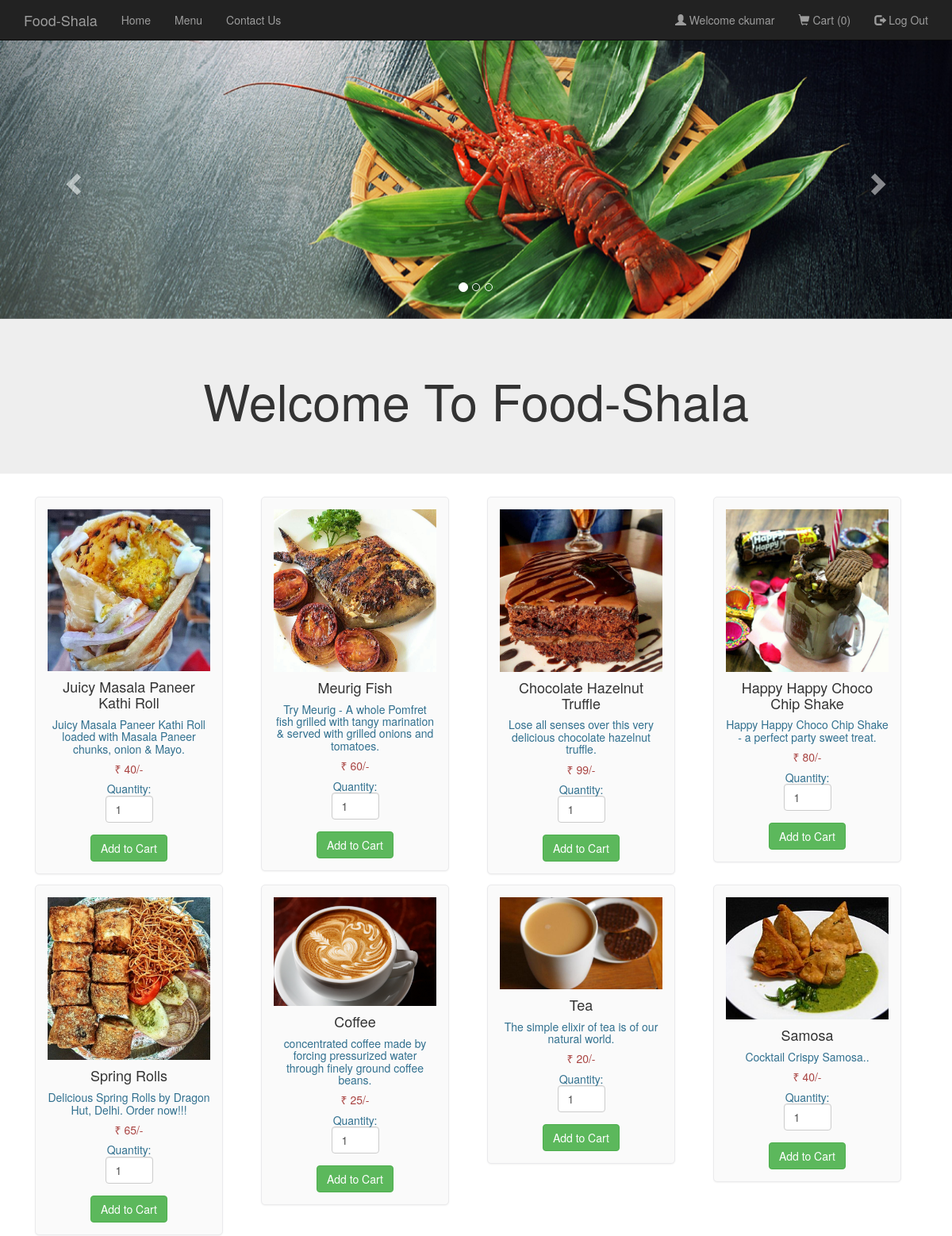
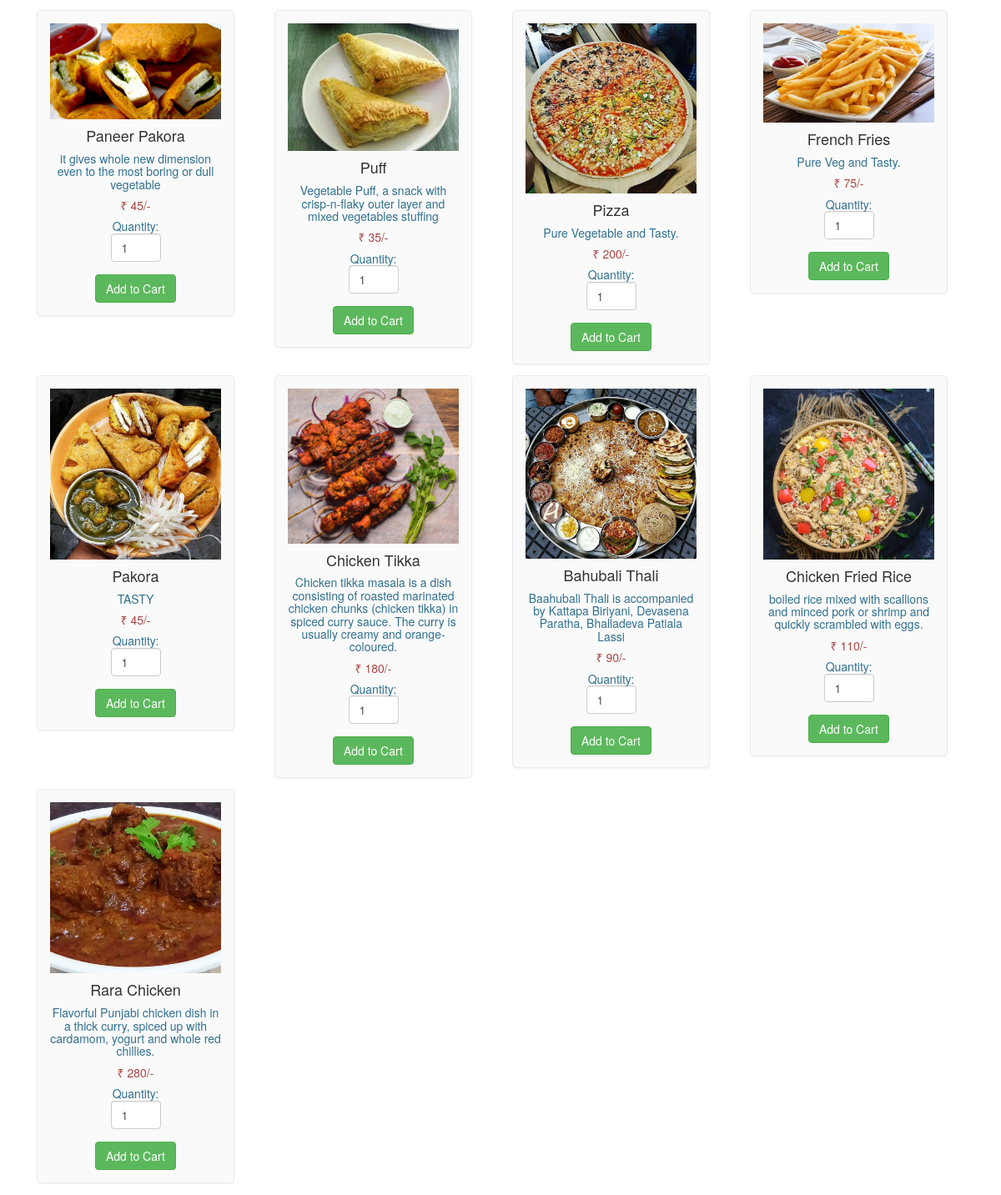
Screenshot of /foodlist.php (signed in) with the database file from the repository (2 pictures, top to bottom).
### tables this page shows
CREATE TABLE `food` (
  `F_ID` int(30) NOT NULL,
  `name` varchar(30) NOT NULL,
  `category` varchar(40) NOT NULL,
  `price` int(30) NOT NULL,
  `description` varchar(200) NOT NULL,
  `R_ID` int(30) NOT NULL,
  `images_path` varchar(200) NOT NULL,
  `options` varchar(10) NOT NULL DEFAULT 'ENABLE'
);

### foodlist.php (the view, shortened to what this page needs)
<html>
  <head>
  </head>
  <link rel="stylesheet" type = "text/css" href ="css/foodlist.css">
  <link rel="stylesheet" href="https://cdn.jsdelivr.net/npm/@fortawesome/fontawesome-free@5.15.3/css/fontawesome.min.css">
  <link rel="stylesheet" href="https://maxcdn.bootstrapcdn.com/bootstrap/3.4.0/css/bootstrap.min.css">
  <body>
    <nav class="navbar navbar-inverse navbar-fixed-top navigation-clean-search" role="navigation">
      <div class="container">
        <div class="navbar-header">
          <a class="navbar-brand" href="index.php">Food-Shala</a>
        </div>
        <div class="collapse navbar-collapse " id="myNavbar">
          <ul class="nav navbar-nav">
            <li><a href="index.php">Home</a></li>
            <li><a href="foodlist.php">Menu</a></li>
            <li><a href="contactus.php">Contact Us</a></li>
          </ul>
          <?php
if(isset($_SESSION['login_user1'])){
?>
          <ul class="nav navbar-nav navbar-right">
            <li><a href="#"><span class="glyphicon glyphicon-user"></span> Welcome <?php echo $_SESSION['login_user1']; ?> </a></li>
            <li><a href="myrestaurant.php">MANAGER CONTROL PANEL</a></li>
            <li><a href="logout_m.php"><span class="glyphicon glyphicon-log-out"></span> Log Out </a></li>
          </ul>
<?php
}
else if (isset($_SESSION['login_user2'])) {
  ?>
           <ul class="nav navbar-nav navbar-right">
            <li><a href="#"><span class="glyphicon glyphicon-user"></span> Welcome <?php echo $_SESSION['login_user2']; ?> </a></li>
            <li><a href="cart.php"><span class="glyphicon glyphicon-shopping-cart"></span> Cart
              (<?php
              if(isset($_SESSION["cart"])){
              $count = count($_SESSION["cart"]);
              echo "$count";
            }
              else
                echo "0";
              ?>)
             </a></li>
            <li><a href="logout_u.php"><span class="glyphicon glyphicon-log-out"></span> Log Out </a></li>
          </ul>
<?php
}
?>
        </div>
      </div>
    </nav>
    <div id="myCarousel" class="carousel slide" data-ride="carousel">
    <ol class="carousel-indicators">
      <li data-target="#myCarousel" data-slide-to="0" class="active"></li>
      <li data-target="#myCarousel" data-slide-to="1"></li>
      <li data-target="#myCarousel" data-slide-to="2"></li>
    </ol>
    <div class="carousel-inner">
      <div class="item active">
      <img src="images/slide002.jpg" style="width:100%;">
      <div class="carousel-caption">
      </div>
      </div>
    </div>
   <a class="left carousel-control" href="#myCarousel" data-slide="prev">
      <span class="glyphicon glyphicon-chevron-left"></span>
    </a>
    <a class="right carousel-control" href="#myCarousel" data-slide="next">
      <span class="glyphicon glyphicon-chevron-right"></span>
    </a>
    </div>
<div class="jumbotron">
  <div class="container text-center">
    <h1>Welcome To Food-Shala</h1>
  </div>
</div>
<div class="container" style="width:95%;">
<?php
$conn = Connect();
$sql = "SELECT * FROM FOOD WHERE options = 'ENABLE' ORDER BY F_ID";
$result = mysqli_query($conn, $sql);
if (mysqli_num_rows($result) > 0)
{
  $count=0;
  while($row = mysqli_fetch_assoc($result)){
    if ($count == 0)
      echo "<div class='row'>";
?>
<div class="col-md-3">
<form method="post" action="cart.php?action=add&id=<?php echo $row["F_ID"]; ?>">
<div class="mypanel" align="center";>
<img src="<?php echo $row["images_path"]; ?>" class="img-responsive">
<h4 class="text-dark"><?php echo $row["name"]; ?></h4>
<h5 class="text-info"><?php echo $row["description"]; ?></h5>
<h5 class="text-danger">&#8377; <?php echo $row["price"]; ?>/-</h5>
<h5 class="text-info">Quantity: <input type="number" min="1" max="25" name="quantity" class="form-control" value="1" style="width: 60px;"> </h5>
<input type="submit" name="add" style="margin-top:5px;" class="btn btn-success" value="Add to Cart">
</div>
</form>
</div>
<?php
$count++;
if($count==4)
{
  echo "</div>";
  $count=0;
}
}
?>
</div>
</div>
  <?php
}
?>
</body>
</html>

### css/foodlist.css (style rules this page uses)
body,html { height: 100%; }
body { padding-top: 50px; background-image: url('bgimg1.jpg'); background-repeat: repeat; background-size: cover; background-position: center; }
.mypanel { border: 1px solid #eaeaec; margin: -1px 19px 3px -1px; box-shadow: 0 1px 2px rgba(0,0,0,0.05); background-color: #FAFAFA; padding:15px; border-radius: 5px; }
input { border: 5px solid white; }

### rows the page displays
food: images_path (picture), name "Juicy Masala Paneer Kathi Roll", description "Juicy Masala Paneer Kathi Roll loaded with Masala Paneer chunks, onion & Mayo.", price "40"
food: images_path (picture), name "Meurig Fish", description "Try Meurig - A whole Pomfret fish grilled with tangy marination & served with grilled onions and tomatoes.", price "60"
food: images_path (picture), name "Chocolate Hazelnut Truffle", description "Lose all senses over this very delicious chocolate hazelnut truffle.", price "99"
food: images_path (picture), name "Happy Happy Choco Chip Shake", description "Happy Happy Choco Chip Shake - a perfect party sweet treat.", price "80"
food: images_path (picture), name "Spring Rolls", description "Delicious Spring Rolls by Dragon Hut, Delhi. Order now!!!", price "65"
food: images_path (picture), name "Coffee", description "concentrated coffee made by forcing pressurized water through finely ground coffee beans.", price "25"
food: images_path (picture), name "Tea", description "The simple elixir of tea is of our natural world.", price "20"
food: images_path (picture), name "Samosa", description "Cocktail Crispy Samosa..", price "40"
food: images_path (picture), name "Paneer Pakora", description "it gives whole new dimension even to the most boring or dull vegetable", price "45"
food: images_path (picture), name "Puff", description "Vegetable Puff, a snack with crisp-n-flaky outer layer and mixed vegetables stuffing", price "35"
food: images_path (picture), name "Pizza", description "Pure Vegetable and Tasty.", price "200"
food: images_path (picture), name "French Fries", description "Pure Veg and Tasty.", price "75"
food: images_path (picture), name "Pakora", description "TASTY", price "45"
food: shows a picture, name "Chicken Tikka", description "Chicken tikka masala is a dish consisting of roasted marinated chicken chunks (chicken tikka) in spiced curry sauce. The curry is usually creamy and orange-coloured.", price "180"
food: images_path (picture), name "Bahubali Thali", description "Baahubali Thali is accompanied by Kattapa Biriyani, Devasena Paratha, Bhalladeva Patiala Lassi", price "90"
food: images_path (picture), name "Chicken Fried Rice", description "boiled rice mixed with scallions and minced pork or shrimp and quickly scrambled with eggs.", price "110"
food: images_path (picture), name "Rara Chicken", description "Flavorful Punjabi chicken dish in a thick curry, spiced up with cardamom, yogurt and whole red chillies.", price "280"

### other values shown
$_SESSION['login_user2'] "ckumar"
